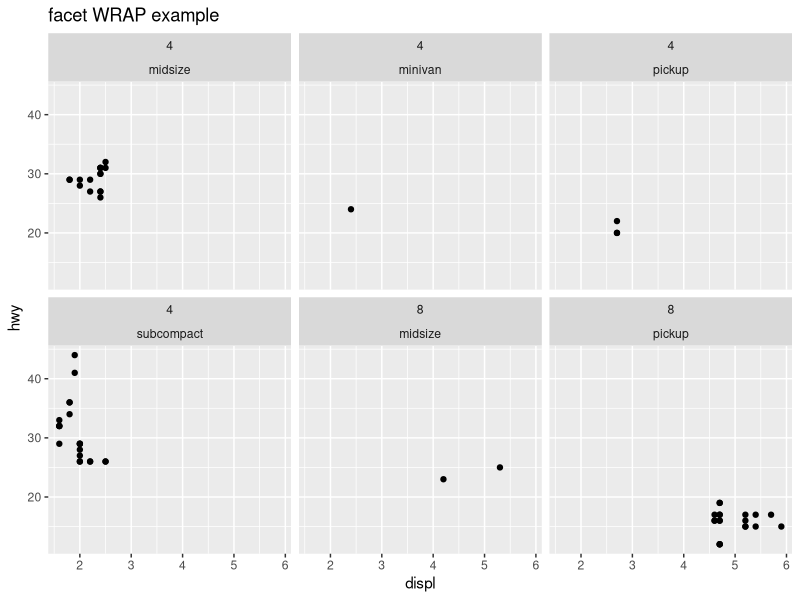
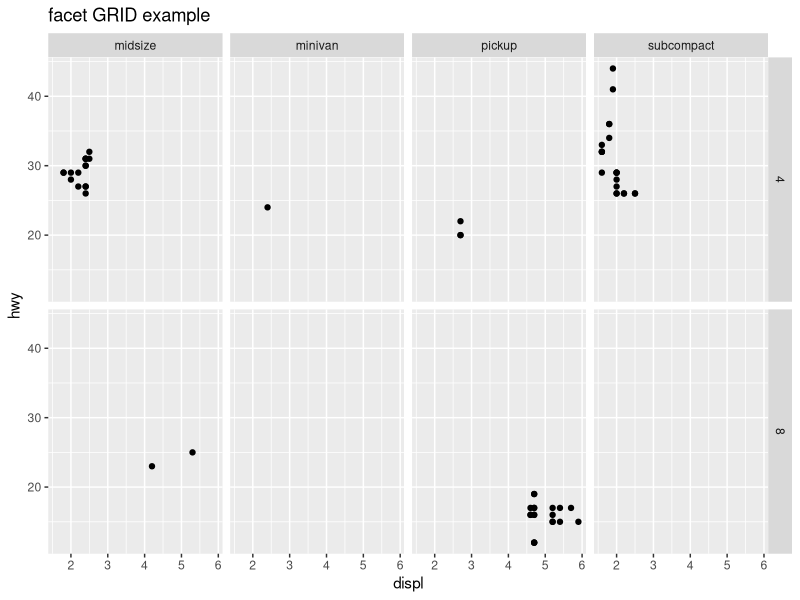
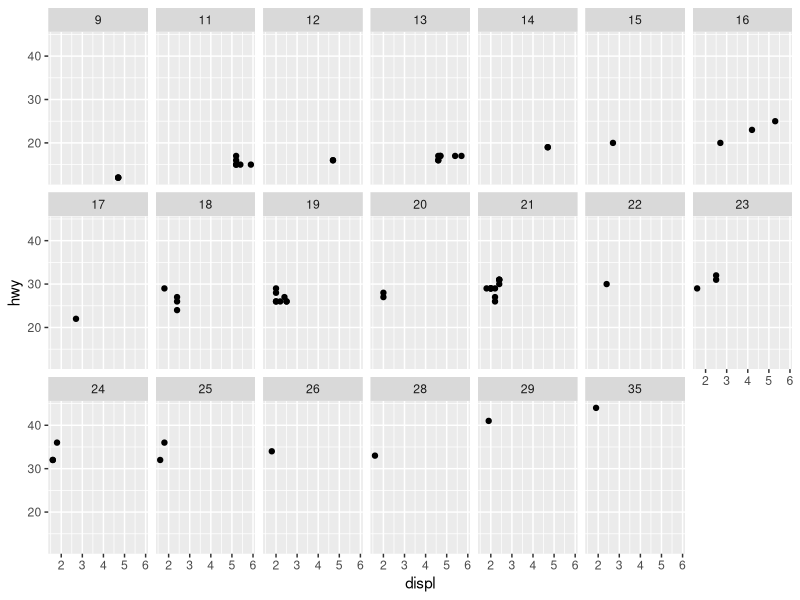
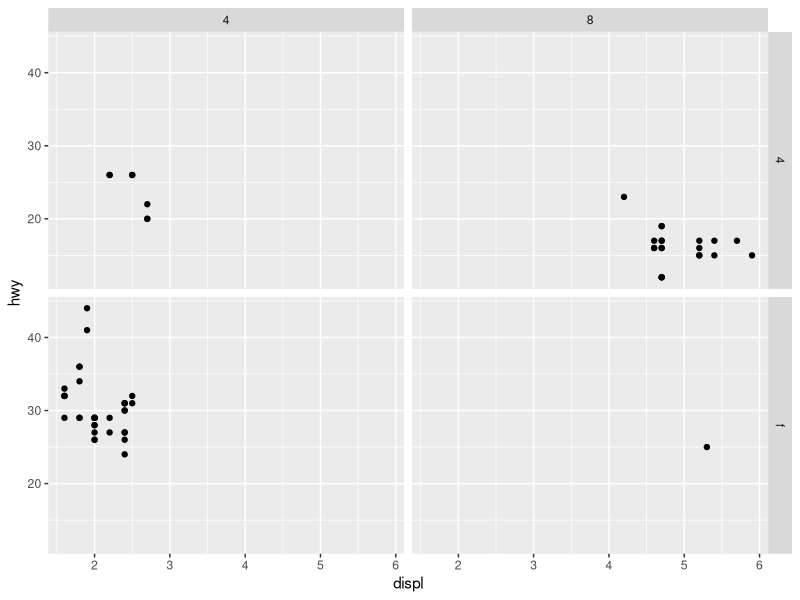
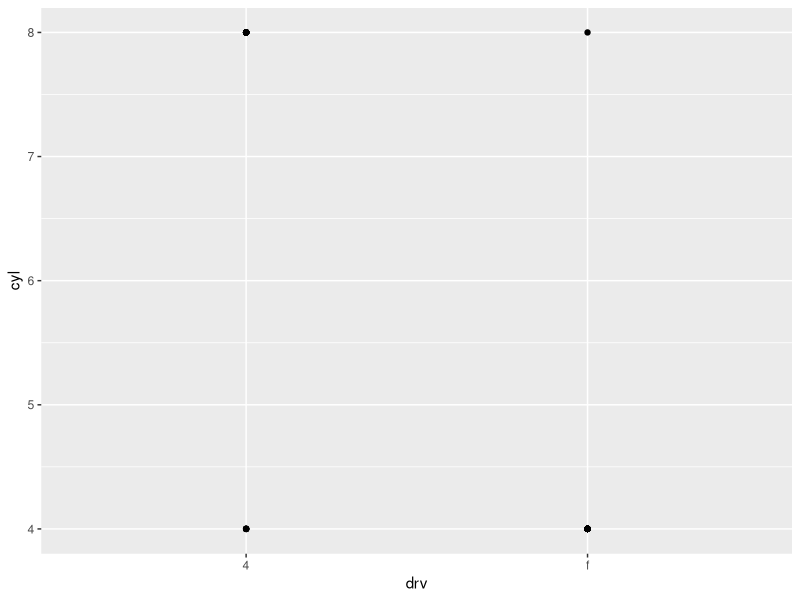
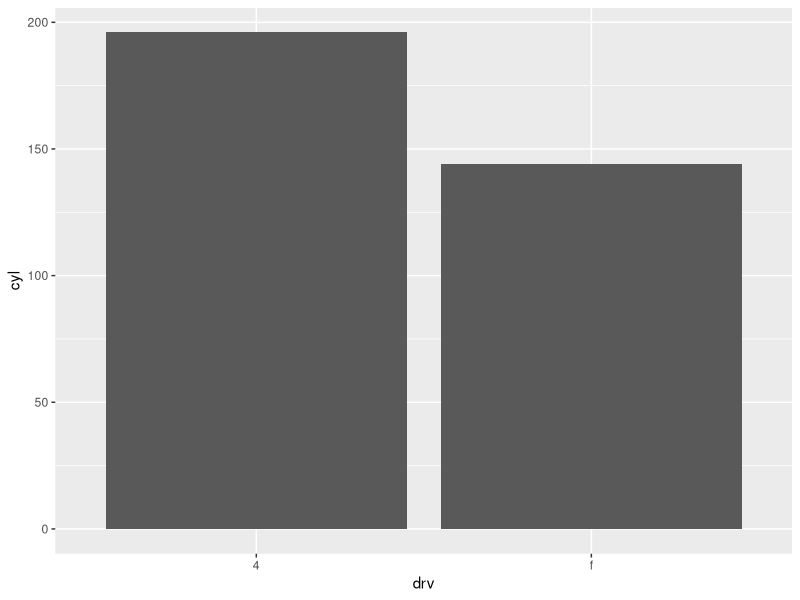
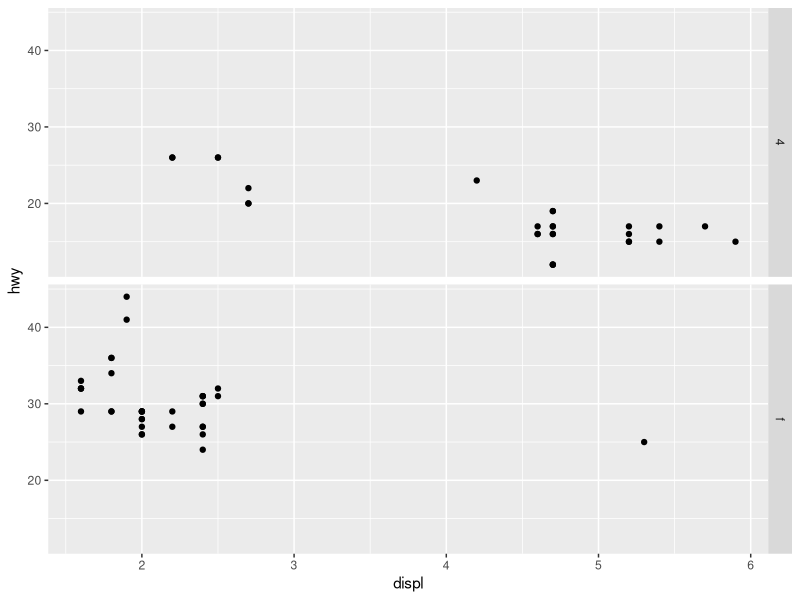
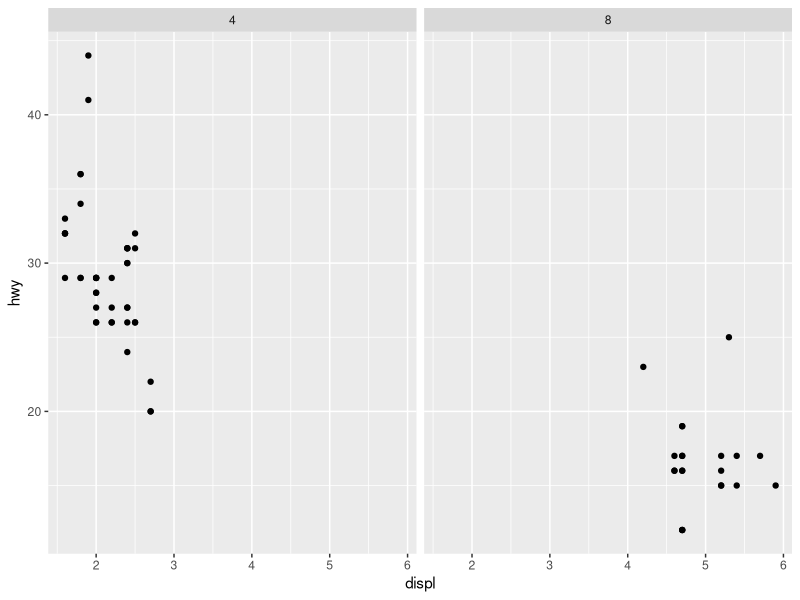

R code for these plots, in order:
## ---- chunk 1
knitr::opts_chunk$set(echo = TRUE)
library(tidyverse)
library(ggplot2)
library(plyr)
## ---- chunk 2

# use smaller data set for facets example
mpg_ex <- subset(mpg, cyl != 5 & cyl!=6 & drv %in% c("4", "f") 
                 & class != "2seater" & class!="compact" & class!= "suv")

 ggplot(data = mpg_ex) + 
    geom_point(mapping = aes(x = displ, y = hwy)) +
    facet_wrap(cyl~class)  +
  labs(title="facet WRAP example")

## ---- chunk 3
 ggplot(data = mpg_ex) + 
    geom_point(mapping = aes(x = displ, y = hwy)) +
    facet_grid(cyl~class) +
  labs(title="facet GRID example")
## ---- chunk 4
   ggplot(data = mpg_ex) + 
    geom_point(mapping = aes(x = displ, y = hwy)) +
    facet_wrap(. ~ cty, nrow=3)

## ---- chunk 5
 ggplot(data = mpg_ex) + 
   geom_point(mapping = aes(x = displ, y = hwy)) +
    facet_grid(drv~cyl)
    
## ---- chunk 6
 ggplot(data = mpg_ex) + 
   geom_point(mapping = aes(x = drv, y = cyl))
## ---- chunk 7
 ggplot(data = mpg_ex) + 
   geom_col(mapping = aes(x = drv, y=cyl))

## ---- chunk 8
 ggplot(data = mpg_ex) + 
    geom_point(mapping = aes(x = displ, y = hwy)) +
    facet_grid(drv ~ .)
 ggplot(data = mpg_ex) + 
    geom_point(mapping = aes(x = displ, y = hwy)) +
    facet_grid(. ~ cyl)
 
## ---- chunk 9
   ggplot(data = mpg_ex) + 
     geom_point(mapping = aes(x = displ, y = hwy)) +
     facet_wrap(~ class, nrow=2)
## ---- chunk 10
   ggplot(data = mpg_ex) + 
     geom_point(mapping = aes(x = displ, y = hwy, color=class))
## ---- chunk 11
 ggplot(data = mpg) + 
   geom_point(mapping = aes(x = displ, y = hwy)) +
   facet_grid( cyl~ drv, scales = "fixed")

 ggplot(data = mpg) + 
   geom_point(mapping = aes(x = displ, y = hwy)) +
   facet_wrap( drv~cyl, scales = "fixed")
## ---- chunk 12
ggplot(data = mpg, mapping = aes(x = displ, y = hwy)) +
  geom_line()
## ---- chunk 13
ggplot(data = mpg, mapping = aes(x = displ, y = hwy, group = drv)) +
  geom_boxplot()
## ---- chunk 14
ggplot(data = mpg, mapping = aes(x = displ)) +
  geom_histogram()
## ---- chunk 15
ggplot(data = mpg, mapping = aes(x = displ, y = hwy, color = drv))

## ---- chunk 16
ggplot(data = mpg, mapping = aes(x = displ, y = hwy, color = drv)) + 
  geom_point() + 
  geom_smooth(se = FALSE)
## ---- chunk 17
ggplot(data = mpg, mapping = aes(x = displ, y = hwy, color = drv)) + 
  geom_point() + 
  geom_smooth(show.legend = FALSE)

ggplot(data = mpg, mapping = aes(x = displ, y = hwy, color = drv)) + 
  geom_point() + 
  geom_smooth()
## ---- chunk 18
ggplot(data = mpg, mapping = aes(x = displ, y = hwy, color = drv)) + 
  geom_point() + 
  geom_smooth(se = FALSE)
#?geom_smooth

ggplot(data = mpg, mapping = aes(x = displ, y = hwy, color = drv)) + 
  geom_point() + 
  geom_smooth()
## ---- chunk 19
ggplot(data = mpg, mapping = aes(x = displ, y = hwy)) + 
  geom_point() + 
  geom_smooth()

ggplot() + 
  geom_point(data = mpg, mapping = aes(x = displ, y = hwy)) + 
  geom_smooth(data = mpg, mapping = aes(x = displ, y = hwy))
## ---- chunk 20
ggplot(data = mpg, mapping = aes(x = displ, y = hwy)) + 
  geom_point() + 
  geom_smooth(se = FALSE)
## ---- chunk 21
ggplot(data = mpg, mapping = aes(x = displ, y = hwy)) + 
  geom_point() + 
  geom_smooth(se = FALSE)
## ---- chunk 22
ggplot(data = mpg, mapping = aes(x = displ, y = hwy, color = drv)) + 
  geom_point() + 
  geom_smooth(se = FALSE)
## ---- chunk 23
ggplot(data = mpg, mapping = aes(x = displ, y = hwy)) + 
  geom_point(mapping = aes(color = drv)) + 
    geom_smooth(se = FALSE, show.legend = FALSE)
## ---- chunk 24
ggplot(data = mpg, mapping = aes(x = displ, y = hwy)) + 
  geom_point(mapping = aes(color = drv)) +
  geom_smooth(mapping = aes(linetype = drv), se = FALSE)
## ---- chunk 25
ggplot(data = mpg, mapping = aes(x = displ, y = hwy)) + 
  geom_point(mapping = aes(fill = drv), shape = 21, stroke = 2, color = "white", size = 3)
## ---- chunk 26
ggplot(data = diamonds) + 
  stat_summary(
    mapping = aes(x = cut, y = depth),
    fun.min = min,
    fun.max = max,
    fun = median
  )
## ---- chunk 27
# d <- diamonds %%
#   group_by(cut) %%
#   summarise(min = min(depth), max = max(depth), median = median(depth))
# 
# ggplot(data = d) +
#   geom_pointrange(aes(x =, y = median, ymin = min, ymax = max))

## ---- chunk 28
ggplot(data = diamonds) + 
  geom_bar(mapping = aes(x = cut, y = ..prop..))
## ---- chunk 29
ggplot(data = diamonds) + 
  geom_bar(mapping = aes(x = cut, colour = cut))
ggplot(data = diamonds) + 
  geom_bar(mapping = aes(x = cut, fill = cut))
## ---- chunk 30
ggplot(data = diamonds) + 
  geom_bar(mapping = aes(x = cut, fill = clarity))
## ---- chunk 31
ggplot(data = diamonds, mapping = aes(x = cut, fill = clarity)) + 
  geom_bar(alpha = 1/5, position = "identity")
ggplot(data = diamonds, mapping = aes(x = cut, colour = clarity)) + 
  geom_bar(fill = NA, position = "identity")
## ---- chunk 32
ggplot(data = diamonds) + 
  geom_bar(mapping = aes(x = cut, fill = clarity), position = "fill")
## ---- chunk 33
ggplot(data = diamonds) + 
  geom_bar(mapping = aes(x = cut, fill = clarity), position = "dodge")
## ---- chunk 34
ggplot(data = mpg) + 
  geom_point(mapping = aes(x = displ, y = hwy), position = "jitter")
## ---- chunk 35
ggplot(data = mpg, mapping = aes(x = cty, y = hwy)) + 
  geom_point()
## ---- chunk 36
ggplot(data = mpg) + 
  geom_point(mapping = aes(x=cty, y=hwy), position = "jitter")
## ---- chunk 37
#geom_jitter()
## ---- chunk 38
#?geom_count()
## ---- chunk 39
#?geom_boxplot()
## ---- chunk 40
ggplot(data = mpg) + 
  geom_boxplot(mapping = aes(trans,hwy))
## ---- chunk 41

# Playing with bar and polar charts
bar <- ggplot(data = mtcars) +
  geom_bar(
    mapping = aes(x=cyl, fill=cyl),
    show.legend = FALSE,
    width = 1
  ) +
  theme(aspect.ratio = 1) 

bar + coord_flip() + labs(title = "No of Models by Cylinders")
bar + coord_polar() + labs(title = "No of Models by Cylinders ")
bar + labs(title="No of Models by Cylinders")

# Trying out abline and fixed

ggplot(data=mpg, mapping = aes(x = cty, y=hwy)) +
  geom_point() +
  geom_abline() +
  coord_fixed()
  
## ---- chunk 42
ggplot(data = diamonds) + 
  geom_bar(mapping = aes(x = cut))
## ---- chunk 43
ggplot(data = diamonds) + 
  geom_bar(mapping = aes(x = cut, fill = cut))
## ---- chunk 44
ggplot(data = diamonds) + 
  geom_bar(mapping = aes(x = cut, fill = clarity), position = "dodge")
## ---- chunk 45
ggplot(data = diamonds) + 
  geom_bar(mapping = aes(x = cut, fill=clarity))+
  facet_grid(~clarity)
## ---- chunk 46
ggplot(data = diamonds) + 
  geom_bar(mapping = aes(x = cut, fill=cut))+
  facet_grid(~clarity)+
  theme(axis.text.x = element_blank())
